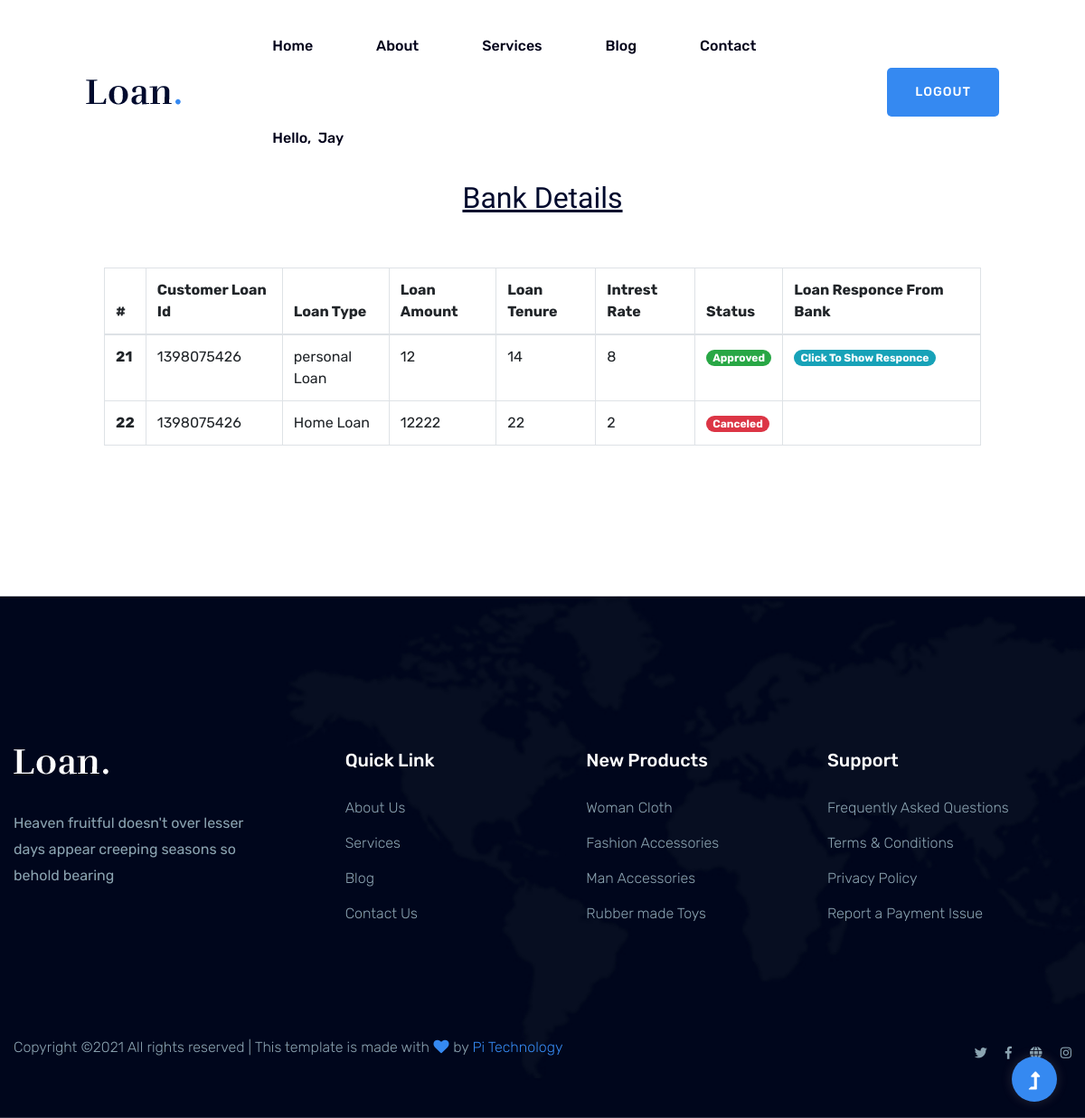
Page /user_management/loan_status/ (signed in) on the committed database.
### login_management/models.py (models this page shows, shortened)
class user_registered(models.Model):
    u_primery_id = models.CharField(max_length = 10,default='')
    firstname = models.CharField(max_length=20)
    lastname = models.CharField(max_length=20)
    email = models.EmailField(max_length=50)
    phone = models.CharField(max_length=10)
    user_image = models.ImageField(upload_to='user_image',default='')
    password = models.CharField(max_length=15)

### user_management/models.py (models this page shows, shortened)
class loan_request_list(models.Model):
    u_primery_id = models.CharField(max_length=10)
    approved_loan = models.CharField(max_length=10,default='Peanding')
    loantype = models.CharField(max_length=20)
    firstname= models.CharField(max_length=20)
    lastname= models.CharField(max_length=20)
    radio = models.CharField(max_length=10)
    email = models.EmailField(max_length=50)
    phone= models.CharField(max_length=10)
    maritalstatus= models.CharField(max_length=15)
    dob = models.DateField()
    professional= models.CharField(max_length=20)
    address= models.CharField(max_length=500)
    city= models.CharField(max_length=20)
    district= models.CharField(max_length=20)
    state= models.CharField(max_length=20)
    pincode= models.CharField(max_length=6)
    income= models.CharField(max_length=100)
    l_amount= models.CharField(max_length=100)
    l_tenure= models.CharField(max_length=100)
    l_interest_rate= models.CharField(max_length=50)
    b1 = models.CharField(max_length=100,null=True)

### user_management/views.py (the view)
# urls.py: path('loan_status/',views.loan_status,name='loan_status')
def loan_status(request):
    if request.session.has_key('id'):
        user_data = get_object_or_404(user_registered,pk=request.session['id'])
        loan_details = loan_request_list.objects.filter(u_primery_id = user_data.u_primery_id)
        return render(request,'user_management/loan_status.html',{'id':user_data.pk,'user_data':user_data.firstname,'loan_detail':loan_details})
    else:
        return redirect('/')

### templates/user_management/loan_status.html (shortened to what this page needs)
{% extends 'base.html' %}
{% load static %}
{% block main %}
<main>
<div class="slider-height2 hero-overly2 d-flex align-items-center">
<div class="container-fluid ">
<div class="row">
<div class="col-xl-12">
<div class="hero-cap text-center pt-200">
<h2 style="text-decoration: underline;">Bank Details</h2>
</div>
</div>
</div>
</div>
</div>
<div class="apply-area pt-50 pb-150">
<div class="container-fluid">
<div class="row justify-content-center">
<div class="col-lg-10">
<div class="apply-wrapper">
<table class="table table-bordered">
  <thead>
    <tr>
      <th scope="col">#</th>
      <th scope="col">Customer Loan Id</th>
      <th scope="col">Loan Type</th>
      <th scope="col">Loan Amount</th>
      <th scope="col">Loan Tenure</th>
      <th scope="col">Intrest Rate</th>
      <th scope="col">Status</th>
      <th scope="col">Loan Responce From Bank</th>
    </tr>
  </thead>
  <tbody>
  	{% for i in loan_detail %}
    <tr>
      <th scope="row">{{i.pk}}</th>
      <td>{{i.u_primery_id}}</td>
      <td>{{i.loantype}}</td>
      <td>{{i.l_amount}}</td>
      <td>{{i.l_tenure}}</td>
      <td>{{i.l_interest_rate}}</td>
      {% if i.approved_loan == 'False' %}
      <td class="justify-content-center"><span class="badge badge-pill badge-danger">Canceled</span></td>
      <td class="justify-content-center"></td>
      {% elif i.approved_loan == 'True' %}
      <td class="justify-content-center"><span class="badge badge-pill badge-success">Approved</span></td>
      <td class="justify-content-center"><a href="#"><span class="badge badge-pill badge-info">Click To Show Responce</span></a></td>
      {% else %}
      <td class="justify-content-center"><span class="badge badge-pill badge-warning">Peanding</span></td>
      <td class="justify-content-center"></td>
      {% endif %}
    </tr>
    {% endfor %}
  </tbody>
</table>
</div>
</div>
</div>
</div>
</div>
</main>
{% endblock %}

### templates/base.html (shortened to what this page needs)
{% load static%}
<!doctype html>
<html class="no-js" lang="zxx">
<head>
<link rel="stylesheet" href="{% static 'css/bootstrap.min.css'%}">
<link rel="stylesheet" href="{% static 'css/owl.carousel.min.css'%}">
<link rel="stylesheet" href="{% static 'css/slicknav.css'%}">
<link rel="stylesheet" href="{% static 'css/flaticon.css'%}">
<link rel="stylesheet" href="{% static 'css/animate.min.css'%}">
<link rel="stylesheet" href="{% static 'css/magnific-popup.css'%}">
<link rel="stylesheet" href="{% static 'css/fontawesome-all.min.css'%}">
<link rel="stylesheet" href="{% static 'css/themify-icons.css'%}">
 <link rel="stylesheet" href="{% static 'css/slick.css'%}">
<link rel="stylesheet" href="{% static 'css/nice-select.css'%}">
<link rel="stylesheet" href="{% static 'css/style.css'%}">
</head>
<body>
<header>
<div class="header-area header-transparent">
<div class="main-header  header-sticky">
<div class="container-fluid">
<div class="row align-items-center">
<div class="col-xl-2 col-lg-2 col-md-1">
<div class="logo">
<a href="{% url 'login_management:index'%}"><img src="{% static 'img/logo/logo.png'%}" alt=""></a>
</div>
</div>
<div class="col-xl-10 col-lg-10 col-md-10">
	<div class="menu-main d-flex align-items-center justify-content-end">
		<div class="main-menu f-right d-none d-lg-block">
		<nav>
			<ul id="navigation">
				<li><a href="{% url 'login_management:index'%}">Home</a></li>
				<li><a href="{% url 'login_management:aboutus'%}">About</a></li>
				<li><a>Services</a>
				</li>
				<li><a href="{% url 'login_management:blog'%}">Blog</a></li>
				<li><a href="{% url 'login_management:contactus'%}">Contact</a></li>
			{% if id %}
				<li><a>Hello,&nbsp;&nbsp;{{ user_data }}</a>
				</li>
			{% elif bank_admin_id %}
				<li><a>Hello,&nbsp;&nbsp;{{ bank_name }}</a>
				<ul class="submenu">
					<li><a href="{% url 'bank_admin_management:loan_list'%}">Loan List</a></li>
				</ul>
				</li>
			{% endif %}
			</ul>
		</nav>
		</div>
		{% if id %}
		<div class="header-right-btn f-right d-none d-lg-block">
				<a href="{% url 'login_management:logout' %}" class="btn header-btn">Logout</a>
		</div>
		{% elif bank_admin_id %}
		<div class="header-right-btn f-right d-none d-lg-block">
				<a href="{% url 'login_management:logout' %}" class="btn header-btn">Logout</a>
		</div>
		{% elif main_admin_id %}
		<div class="header-right-btn f-right d-none d-lg-block">
				<a href="{% url 'login_management:logout' %}" class="btn header-btn">Logout</a>
		</div>
		{% else %}
		<div class="header-right-btn f-right d-none d-lg-block">
				<a href="{% url 'login_management:login' %}" class="btn header-btn">Login</a>
		</div>
		{% endif %}
	</div>
</div>
<div class="col-12">
</div>
</div>
</div>
</div>
</div>
</header>
{% block main %}
{% endblock %}
<footer>
<div class="footer-area">
<div class="container">
<div class="footer-top footer-padding">
<div class="row justify-content-between">
 <div class="col-xl-3 col-lg-4 col-md-4 col-sm-6">
<div class="single-footer-caption mb-50">
<div class="single-footer-caption mb-30">
<div class="footer-logo">
<a href="{% url 'login_management:index'%}"><img src="{% static 'img/logo/logo2_footer.png'%}" alt=""></a>
</div>
<div class="footer-pera">
<p>Heaven fruitful doesn't over lesser days appear creeping seasons so behold bearing</p>
</div>
</div>
</div>
</div>
<div class="col-xl-2 col-lg-2 col-md-4 col-sm-6">
<div class="single-footer-caption mb-50">
<div class="footer-tittle">
<h4>Quick Link</h4>
<ul>
<li><a href="{% url 'login_management:aboutus'%}">About Us</a></li>
<li><a href="{% url 'login_management:services'%}">Services</a></li>
<li><a href="{% url 'login_management:blog'%}">Blog</a></li>
<li><a href="{% url 'login_management:contactus'%}"> Contact Us</a></li>
</ul>
</div>
</div>
</div>
<div class="col-xl-2 col-lg-3 col-md-4 col-sm-6">
<div class="single-footer-caption mb-50">
<div class="footer-tittle">
<h4>New Products</h4>
<ul>
<li><a href="#">Woman Cloth</a></li>
<li><a href="#">Fashion Accessories</a></li>
<li><a href="#">Man Accessories</a></li>
<li><a href="#">Rubber made Toys</a></li>
</ul>
</div>
</div>
</div>
<div class="col-xl-3 col-lg-3 col-md-4 col-sm-6">
<div class="single-footer-caption mb-50">
<div class="footer-tittle">
<h4>Support</h4>
<ul>
<li><a href="#">Frequently Asked Questions</a></li>
 <li><a href="#">Terms & Conditions</a></li>
<li><a href="#"> Privacy Policy</a></li>
<li><a href="#">Report a Payment Issue</a></li>
</ul>
</div>
</div>
</div>
</div>
</div>
<div class="footer-bottom">
<div class="row d-flex justify-content-between align-items-center">
<div class="col-xl-9 col-lg-8">
<div class="footer-copy-right">
<p>
Copyright &copy;<script>document.write(new Date().getFullYear());</script> All rights reserved | This template is made with <i class="fa fa-heart" aria-hidden="true"></i> by <a href="#" target="_blank">Pi Technology</a>
</p>
</div>
</div>
<div class="col-xl-3 col-lg-4">
<div class="footer-social f-right">
<a href="#"><i class="fab fa-twitter"></i></a>
<a href="#"><i class="fab fa-facebook-f"></i></a>
<a href="#"><i class="fas fa-globe"></i></a>
<a href="#"><i class="fab fa-instagram"></i></a>
</div>
</div>
</div>
</div>
</div>
</div>
</footer>
<div id="back-top">
<a title="Go to Top" href="#"> <i class="fas fa-level-up-alt"></i></a>
</div>
</body>
</html>

### rows in the picture
user_registered: firstname "Jay"
loan_request_list: pk "21", u_primery_id "1398075426", loantype "personal Loan", l_amount "12", l_tenure "14", l_interest_rate "8", approved_loan "Approved"
loan_request_list: pk "22", u_primery_id "1398075426", loantype "Home Loan", l_amount "12222", l_tenure "22", l_interest_rate "2", approved_loan "Canceled"
